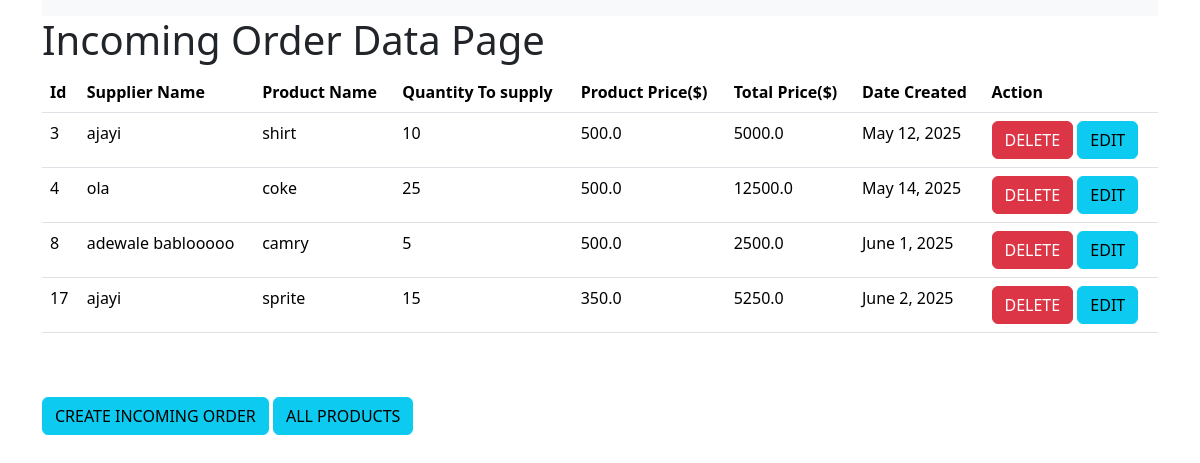
/allincomingorders, run on an earlier commit of the app's database.
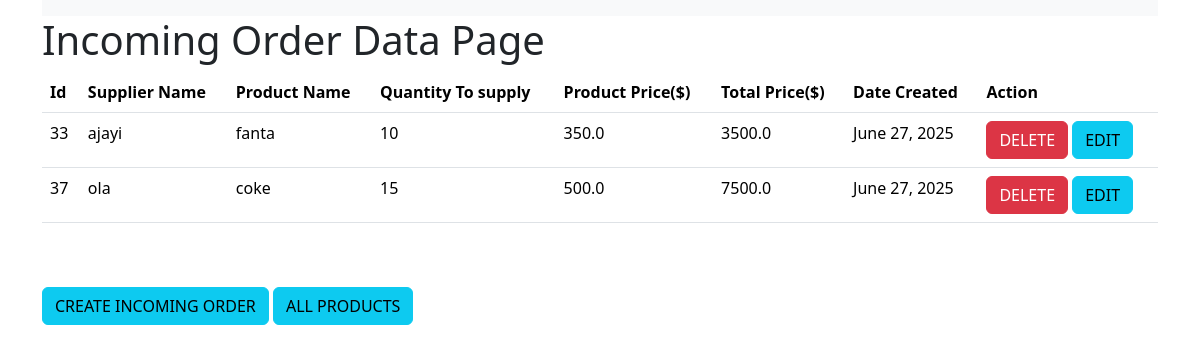
And on a later commit of the database.
### inventoryapp/models.py (models this page shows, shortened)
class IncomingOrder(models.Model):
    productId = models.ForeignKey(Product, default=0, related_name="incomingorder", on_delete=models.CASCADE)
    supplierId = models.ForeignKey(Supplier, default=0,related_name="incomingorder", on_delete=models.CASCADE)
    quantityToSupply = models.IntegerField()
    productPrice = models.FloatField()
    totalPrice = models.FloatField()
    supplyDate = models.DateField(auto_now_add=True)

class Supplier(models.Model):
    firstName = models.CharField(max_length=45)
    lastName = models.CharField(max_length=45)
    age = models.IntegerField()
    email = models.EmailField()
    phoneNumber = models.IntegerField()
    address = models.CharField(max_length=45)
    date_created = models.DateField(auto_now_add=True)
    def __str__(self):
        return self.firstName

class Product(models.Model):
    name = models.CharField(max_length=30, null=False)
    categoryId = models.ForeignKey(Category, related_name="product", on_delete=models.CASCADE)
    availableQuantity = models.IntegerField(default=0)
    unitPrice = models.FloatField(default=0)
    totalPrice = models.FloatField(default=0)
    date_created = models.DateField(auto_now_add=True)
    def __str__(self):
        return self.name

### inventoryapp/views.py (the view)
# urls.py: path('allincomingorders', views.allincomingorders, name='allincomingorders'),
def allincomingorders(request):
    orders = IncomingOrder.objects.all()
    return render(request, "allincomingorders.html", context={"orders": orders})

### templates/allincomingorders.html (shortened to what this page needs)
<!DOCTYPE html>
<html lang="en">
<head>
     <link href="https://cdn.jsdelivr.net/npm/bootstrap@5.3.2/dist/css/bootstrap.min.css" rel="stylesheet"
>
</head>
<body>
<div class="container">
  <div class="row justify-content-center">
    <div class="col-md-20">
<nav class="navbar bg-dark navbar-expand-lg bg-body-tertiary">
</nav>
  <marquee><h1> Incoming Order Data Page</h1></marquee>
        <table class="table">
          <thead>
            <tr>
                <th scope="col">Id</th>
                <th scope="col">Supplier Name</th>
                <th scope="col">Product Name</th>
                <th scope="col">Quantity To supply</th>
                <th scope="col">Product Price($)</th>
                <th scope="col">Total Price($)</th>
                <th scope="col">Date Created</th>
                <th scope="col">Action</th>
            </tr>
          </thead>
          <tbody>
             {% for order in orders %}
            <tr>
                <td>{{order.id}}</td>
                <td>{{order.supplierId}}</td>
                <td>{{order.productId}}</td>
                <td>{{order.quantityToSupply}}</td>
                <td>{{order.productPrice}}</td>
                <td>{{order.totalPrice}}</td>
                <td>{{order.supplyDate}}</td>
                <td><a href="{% url 'removeincomingorder' order.id %}" class="btn btn-danger">DELETE</a>
                    <a href="{% url 'updateincomingorder' order.id %}" class="btn btn-info">EDIT</a>
                </td>
            </tr>
            {% endfor %}
          </tbody>
        </table><br><br>
         <a href="{% url 'createincomingorder' %}" class="btn btn-info">CREATE INCOMING ORDER</a>
          <a href="{% url 'allproducts' %}" class="btn btn-info">ALL PRODUCTS</a>
    </div>
  </div>
</div>
</body>
</html>

What changed in the data, as far as the page shows it:
removed IncomingOrder: id "3", supplierId "ajayi", productId "shirt", quantityToSupply "10", productPrice "500.0", totalPrice "5000.0", supplyDate "May 12, 2025"
removed IncomingOrder: id "4", supplierId "ola", productId "coke", quantityToSupply "25", productPrice "500.0", totalPrice "12500.0", supplyDate "May 14, 2025"
removed IncomingOrder: id "8", supplierId "adewale bablooooo", productId "camry", quantityToSupply "5", productPrice "500.0", totalPrice "2500.0", supplyDate "June 1, 2025"
removed IncomingOrder: id "17", supplierId "ajayi", productId "sprite", quantityToSupply "15", productPrice "350.0", totalPrice "5250.0", supplyDate "June 2, 2025"
added IncomingOrder: id "33", supplierId "ajayi", productId "fanta", quantityToSupply "10", productPrice "350.0", totalPrice "3500.0", supplyDate "June 27, 2025"
added IncomingOrder: id "37", supplierId "ola", productId "coke", quantityToSupply "15", productPrice "500.0", totalPrice "7500.0", supplyDate "June 27, 2025"
